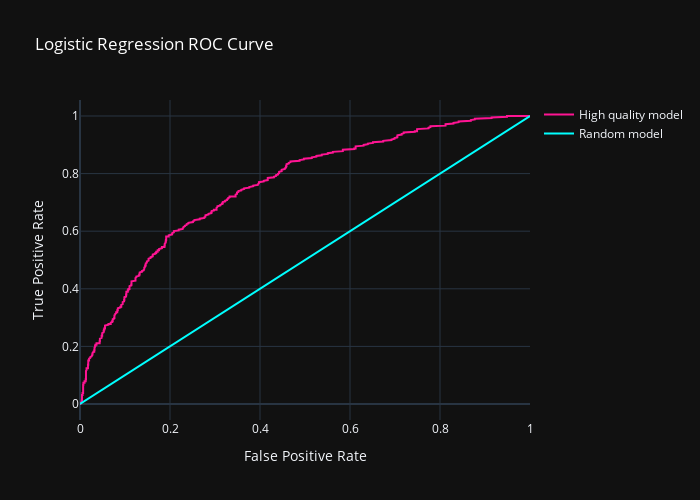

The notebook cell saved with this chart:
### Code cell
# define model as logistic regression with liblinear solver
model = LogisticRegression(random_state=12345, solver='newton-cg', max_iter=200)

# Plot ROC curve
plot_roc_curve(model, lr_features_train, lr_target_train, lr_features_valid, 'Logistic Regression')

### Figure 1 — Plotly figure (JSON) as saved in the notebook; plotly's stock layout.template omitted (floating-point values rounded to 4 significant figures; data arrays with more than 128 entries replaced by an {"elided": "..."} marker saying what was removed)
{"data": [{"line": {"color": "deeppink"}, "mode": "lines", "name": "High quality model", "type": "scatter", "x": {"elided": "522 float values"}, "y": {"elided": "522 float values"}}, {"line": {"color": "aqua"}, "mode": "lines", "name": "Random model", "type": "scatter", "x": [0, 1], "y": [0, 1]}], "layout": {"height": 500, "title": {"font": {"color": "white"}, "text": "Logistic Regression ROC Curve"}, "width": 700, "xaxis": {"title": {"text": "False Positive Rate"}}, "yaxis": {"title": {"text": "True Positive Rate"}}}}
